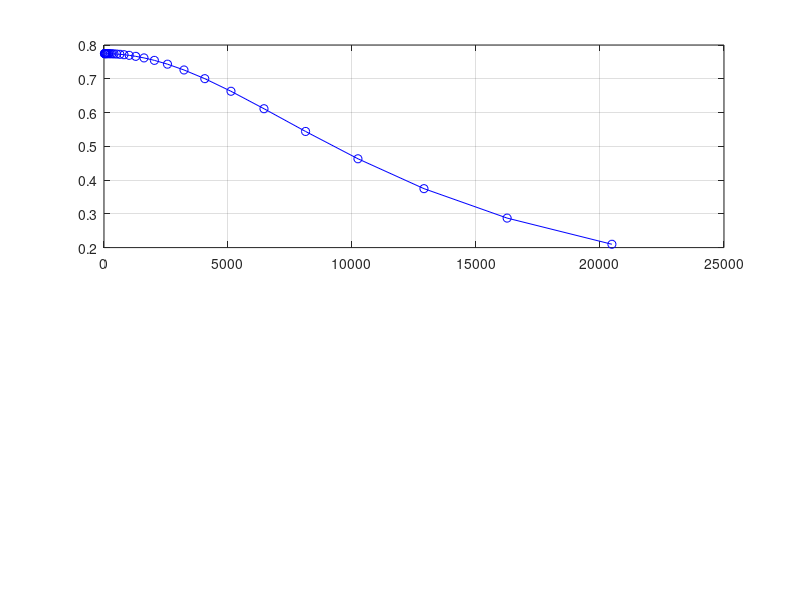

The MATLAB source for this figure: (Note: this script raises an error after producing the figure.)
clear ;
clc;

% =========================
%     Octave Frequency
% =========================

nf=31;                              %total number of frequencies considered
f=ones(nf,1);
f(1)=20;                            % initially it was 20
for i=2:nf
f(i)=f(i-1).*(2.^(1/3));             %1/3 octave band frequencies
end
f_signal = f;
f=f';
f_lr=f.*(2.^(-1/6));
f_up=f.*(2.^(1/6));
delta_f=f_up-f_lr;  

alpha = 0;                             % angle in degree  4
M = 0.95;                              % 0.81
u_infty = 303.610;                     % 264.43           % As per the simulation data
nu = 0.00003221;                       % 0.00001258
T_infty = 253.544;                     % 265.20
rho_infty = 0.5020;                    % 0.252
q = 0.5*rho_infty*u_infty^2;
F = 1 + 0.13*M^2;


%% 

% =============================
%       ATTACHED FLOW 
% =============================


x_a = 1.5;                            % 0.9    % x is the distace from the start of the boundary layer growth
Rexa = (u_infty*x_a)/nu;

delta_star_a = (0.0371/(Rexa)^(0.2)*((9/7 + 0.475*M^2)/(1 + 0.13*M^2)^0.64))*x_a;

 F = 1 + 0.13*M^2;

%Prms_q = (0.010)/F;                              % Prms = (0.010*q)/F
Prms_q = 0.006/(1 + 0.14*M^2);

% ==========================================
%  Power spectral density for attached flow
% ==========================================


ff_a = (2*pi*f*delta_star_a)/u_infty;

G=(4*(Prms_q)^2*((F)^(1.433)./(1 + F^(2.867)*(ff_a).^2)))*(delta_star_a*q^2/u_infty);                     % G=(4*(Prms)^2*((F)^(1.433)./(1 + F^(2.867)*(ff_a).^2)))*(delta_star_a/u_infty);


figure(1)
subplot(2,1,1)
plot(f,G,"Color","b","LineWidth",0.7,"Marker","o");
grid on
ax = gca;
ax.XMinorGrid = "on";
ax.YMinorGrid = "on";
ax.XMinorTick = "on";
ax.YMinorTick = "on";
ax.TickLength = [0.02 0.01];  % [major minor]
xlabel("Frequency (in Hz)")
ylabel("(PSD)")
title("Attached flow")
pbaspect([3,1,1]);


%% 

% ---------------------------------------------------------------------------------------------
%                              SEPERATED FLOW AND SHOCK WAVES
% ---------------------------------------------------------------------------------------------

%hh_data = load("hammerhead_data.txt");
hh_data = load("v1v_ascent_1.3ma.txt");
figure("Name","Mach")
plot(hh_data(:,2),hh_data(:,1),"LineWidth",0.5,"Color","b");
grid on;
%plot(hh_data(:,2),hh_data(:,1),"linewidth",0.7,"Color","r");
xlabel("X- Location");
ylabel("mach no(M)");
legend("AutoUpdate","on");
grid on
ax = gca;
ax.XMinorTick = "on";
ax.YMinorTick = "on";
ax.XMinorGrid = "on";
ax.YMinorGrid = "on";
%print("Mach","-dpng","-r300");


%% 


%[m1,indx] = max(hh_data(:,1));
m1 = 1.34;                     
xs = 3.5;                       
%indx = find(hh_data(:,2) == xs);
%rho = hh_data(indx,5);
%xs = hh_data(indx,2);                 
%T = hh_data(indx,6);
%u = hh_data(indx,7);
%rho = 0.268125;
% T = 220.261;
% u = 400.191;
Rexs = (u_infty*xs)/nu;
%% 


delta_star_s = (0.0371/(Rexs)^(0.2)*((9/7 + 0.475*M^2)/(1 + 0.13*M^2)^0.64))*xs;

ff_s = (2*pi*f*delta_star_s)/u_infty;



% ==========================================================
%     Compression Corner Plateau Region, Transonic Flow
% ==========================================================


CPT_comp = 3;

Prms_comp_Pq = 0.025/(1 + M^2);                         %Prms_comp_P = 0.025*q/(1 + M^2);                                 



% ====================================================================
%      Compression Corner Reattachement Region, Transonic Flow
% ====================================================================


CRT_comp = 9;

Prms_comp_Rq = (0.10)/(1 + M^2);                                           %Prms_comp_R = (0.10*q)/(1 + M^2);                                



% ============================================================
%    Compression Corner Plateau Region, Supersonic FLow
% ============================================================



CPS_comp = 10;

theta = alpha + asind(1/m1);                                                % angles are in degrees



P_ratio = 1/2.4*(2.8*m1^2*sind(theta)^2 - 0.4);


 Prms_tbl_q = (0.006)/F;                                                   %Prms_tbl = (0.006*q)/F;                                                        

 Prms_PSq = Prms_tbl_q*P_ratio;                                            %Prms_PS = Prms_tbl*P_ratio;                                               


% ==========================================================================
%           Compression Corner Separation or Reattachement Shockwave
% ==========================================================================

CRS_comp = 30;

Prms_shock_tbl = -1.181 + 1.713*P_ratio + 0.468*(P_ratio)^2;                 % check this line again


Prms_shock_q = Prms_tbl_q*Prms_shock_tbl;                                    %Prms_shock = Prms_tbl*Prms_shock_tbl;                                        

%Prms_shock_comp = Prms_tbl*q;                                               % Check this line


% ==========================================================
%        Power Spectral Density for Compression Corner
% ==========================================================

term1 = 4*(Prms_comp_Pq)^2;                                                     %term1 = 4*(Prms_shock)^2;                                                           
term2 = CPT_comp*F^1.433./(1 + CPT_comp^2 *F^2.867*ff_s.^2);
term3 = delta_star_s*q^2/u_infty;                                           %term3 = delta_star_s/u_infty;                                                 % 

G_C = term1*term2*term3;

%G_C = 4*(Prms_shock)^2*CRS_comp*(F^(1.433)*delta_star./(1 + (CRS_comp)^2 * F^(2.867)*ff.^2*u_infty));

figure(1)
subplot(2,1,2)
plot(f,G_C,"Color","b","LineWidth",0.7,"Marker","o");
grid on
ax = gca;
ax.XMinorGrid = "on";
ax.YMinorGrid = "on";
ax.XMinorTick = "on";
ax.YMinorTick = "on";
ax.TickLength = [0.02 0.01];  % [major minor]
xlabel("Frequency (in Hz)")
ylabel("(PSD)")
title("Compression Corner separation region")
pbaspect([3,1,1]);
%print("Ascent_results_agnikul_veh","-dpng");



%% 

% -----------------------------------------------------------------
%                        Expansion Corner
% -----------------------------------------------------------------

xe = 2.87;
Rexe = (u_infty*xe)/nu;

delta_star_e = (0.0371/(Rexe)^(0.2)*((9/7 + 0.475*M^2)/(1 + 0.13*M^2)^0.64))*xe;

ff_e = (2*pi*f*delta_star_e)/u_infty;

% ====================================================================
% Expansion Corner Plateau Region, Transonic and Supersonic Flow
% ====================================================================

C_exp = 3;

Prms_ratio_exp = 0.040/ (1 + M^2);

% =========================================================
%   Expansion corner Reattachement Region, Transonic Flow
% ==========================================================

CRT_exp = 9;


Prms_RT_exp = 0.16/(1 + M^2);


% =================================================
%  Power Spectral Density for Expansion Corner
% =================================================


G_ET = 4*(Prms_ratio_exp)^2*C_exp*(F^(1.433)./(1 + C_exp^2*F^(2.867).*ff_e.^2))*(q^2*delta_star_e/u_infty);


subplot(3,1,3)
plot(f,G_ET,"Color","b","LineWidth",0.7,"Marker","o");
grid on
ax = gca;
ax.XMinorGrid = "on";
ax.YMinorGrid = "on";
ax.XMinorTick = "on";
ax.YMinorTick = "on";
ax.TickLength = [0.02 0.01];  % [major minor]
xlabel("Frequency (in Hz)")
ylabel("(PSD)")
title("Expansion Corner")
pbaspect([3,1,1]);

%print("cc_ec","-dpng","-r300");




%% 





% =============================
%      PSD to SPL conversion
% =============================

PSD = G_C'; 


p_ref = 20e-6; % Reference sound pressure level (20 µPa)
delta_f = delta_f';
P = PSD.*delta_f;

SPL = 10 * log10(P / p_ref^2);

% Display the results
disp('Sound Pressure Level (SPL) in dB:');
%disp(SPL);


semilogx(f,SPL);
xlabel("SPL (in dB)");
ylabel("Frequency (hz)")
grid on
ax = gca;
ax.XMinorGrid = "on";
ax.XMinorTick = "on";
ax.YMinorTick = "on";
pbaspect([3,1,1]);
